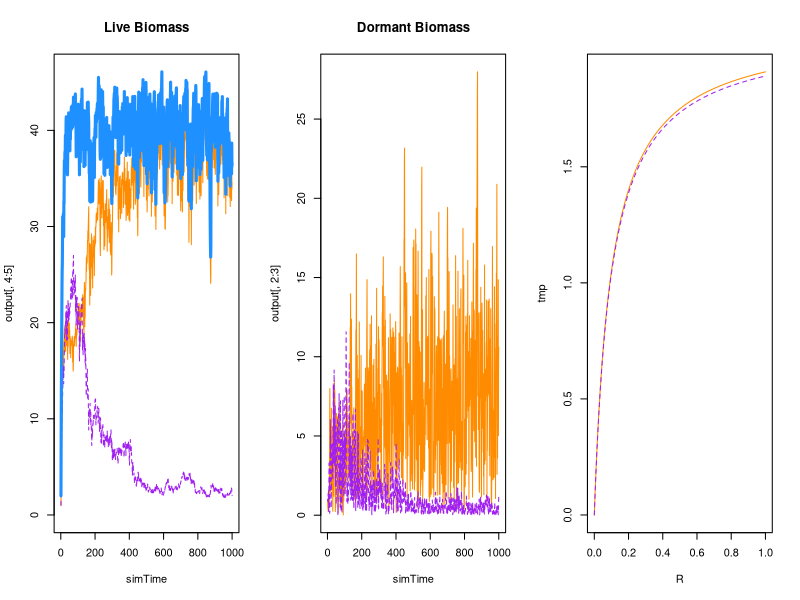

The R source for this figure:
#~~~~~~~~~~~~~~~~~~~~~~~~~~~~~~~~~~~~~~~~~~~~~~~~~~~~~~~~~~~~~~~~#
## Continuous-time temporal storage effect model of two species ## 
## coexisting on one essential resource                         ##
#~~~~~~~~~~~~~~~~~~~~~~~~~~~~~~~~~~~~~~~~~~~~~~~~~~~~~~~~~~~~~~~~#

# species "split" themselves between a dormant, low-mortaility stage (D) and a higher mortality, high growth stage (N)
# the single resource is R

rm(list=ls())
library(deSolve)
library(mvtnorm)

####
#### Parameters
####
maxTime <- 1000
c <- c(1,1)
b <- c(0.2, 0.2)
mD <- c(0.0001, 0.0001)
r <- c(2.1, 2.08)
K <- c(.1, .1)
mN <- c(0.1, 0.1)
a <- 0.5
S <- 10
Rmu <- 1 # mean resource pulse (on log scale)
Rsd <-.6 # st dev of resource pulses (on log scale)
sigE <- c(2)
rho <- c(0)

####
#### Model function
####

updateDNR <- function(t, DNR, parms){
  with(as.list(c(DNR, parms)), {
    dD1dt = -(mD[1]*D1)
    dD2dt = -(mD[2]*D2)
    dN1dt = N1*(r[1]*R/(K[1]+R)) - mN[1]*N1
    dN2dt = N2*(r[2]*R/(K[2]+R)) - mN[2]*N2
    dRdt = a*(S-R) - (N1*(r[1]*R/(K[1]+R)) + (N2*(r[2]*R/(K[2]+R))))
    list(c(dD1dt, dD2dt, dN1dt, dN2dt, dRdt))
  })
}

#function for transition time series
getG <- function(sigE, rho, nTime){
  varcov <- matrix(c(sigE, rho*sigE, rho*sigE, sigE), 2, 2)
  e <- rmvnorm(n = nTime, mean = c(0,0), sigma = varcov)
  g <- exp(e) / (1+exp(e))
  return(g)
}
gVec <- getG(sigE = sigE, rho = rho, nTime = maxTime)
gVec1 <- gVec[,1]
gVec2 <- gVec[,2]
# source("getSineTransitions.R")
# gVec1 <- rep(gVecTmp[,1], length.out = maxTime)
# gVec2 <- rep(gVecTmp[,2], length.out = maxTime)


####
#### Simulate model
####
Rvector <- rlnorm(maxTime,Rmu,Rsd)   # random pulses
Rvector <- rep(0,maxTime)
eventdat <- data.frame(var=rep("R",maxTime),time = 1:maxTime,value=Rvector,method=rep("add",maxTime))
# eventdat2 <- data.frame(var=rep("D",maxTime),time = 1:maxTime,value=Rvector,method=rep("mul",maxTime))
# eventdat <- rbind(eventdat1, eventdat2)

gfun <- function(t, y, parms){
  with (as.list(y),{
    g1 <- gVec1[t]
    g2 <- gVec2[t]
    D1 <- D1 - D1*g1 + N1*b[1]*(1-g1)
    D2 <- D2 - D2*g2 + N2*b[2]*(1-g2)
    N1 <- N1 + D1*g1 - N1*b[1]*(1-g1)
    N2 <- N2 + D2*g2 - N2*b[2]*(1-g2)
    R <- R
    return(c(D1, D2, N1, N2, R))
  })
}
  
simTime <- seq(1,maxTime,by=1)
parms <- list(
  c = c,
  b = b,
  mD = mD,
  r = r,
  K = K,
  mN = mN, 
  a = a,
  S = S
)
DNR <- c(D=c(1,1), N=c(1,1),R=1)
output = as.data.frame(ode(y = DNR, times = simTime, func = updateDNR,
                           parms = parms, events = list(func = gfun, times=simTime)))


####
#### Plot results
####
par(mfrow=c(1,3))
matplot(simTime, output[,4:5], type="l", main="Live Biomass", ylim=c(0, max(output[,4]+output[,5])), col=c("darkorange", "purple"))
lines(simTime, output[,4]+output[,5], lwd=3, col="dodgerblue")
matplot(simTime, output[,2:3], type="l", main="Dormant Biomass", col=c("darkorange", "purple"))

R <- seq(0,1,0.001)
getR <- function(r, R, K){
  out1 <- r[1]*R/(K[1]+R)
  out2 <- r[2]*R/(K[2]+R)  
  return(cbind(out1, out2))
}
tmp<-getR(r, R, K)
matplot(R, tmp, type="l", col=c("darkorange", "purple"))
